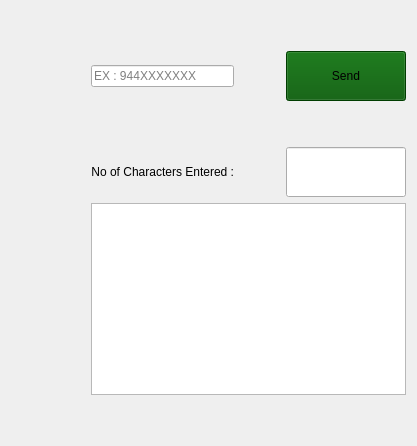
      <widget class="QWidget" name="smsTab">
       <attribute name="title">
        <string>SMS</string>
       </attribute>
       <layout class="QGridLayout" name="gridLayout_10">
        <item row="1" column="5">
         <widget class="QPushButton" name="pushButton_4">
          <property name="sizePolicy">
           <sizepolicy hsizetype="Fixed" vsizetype="Fixed">
            <horstretch>0</horstretch>
            <verstretch>0</verstretch>
           </sizepolicy>
          </property>
          <property name="minimumSize">
           <size>
            <width>120</width>
            <height>50</height>
           </size>
          </property>
          <property name="styleSheet">
           <string notr="true">background-color: rgb(0, 85, 0);</string>
          </property>
          <property name="text">
           <string>Send</string>
          </property>
          <property name="icon">
           <iconset resource="background.qrc">
            <normaloff>:/icon/Icons/Telegram (1).png</normaloff>:/icon/Icons/Telegram (1).png</iconset>
          </property>
          <property name="iconSize">
           <size>
            <width>32</width>
            <height>32</height>
           </size>
          </property>
         </widget>
        </item>
        <item row="3" column="3">
         <widget class="QLabel" name="label_6">
          <property name="styleSheet">
           <string notr="true">background-color: rgba(255, 255, 255, 0);
border-color: rgba(255, 255, 255, 0);</string>
          </property>
          <property name="text">
           <string>&lt;html&gt;&lt;head/&gt;&lt;body&gt;&lt;p align=&quot;right&quot;&gt;No of Characters Entered :&lt;/p&gt;&lt;/body&gt;&lt;/html&gt;</string>
          </property>
         </widget>
        </item>
        <item row="3" column="5">
         <widget class="QLineEdit" name="lineEdit">
          <property name="sizePolicy">
           <sizepolicy hsizetype="Fixed" vsizetype="Fixed">
            <horstretch>0</horstretch>
            <verstretch>0</verstretch>
           </sizepolicy>
          </property>
          <property name="minimumSize">
           <size>
            <width>120</width>
            <height>50</height>
           </size>
          </property>
         </widget>
        </item>
        <item row="1" column="3">
         <widget class="QLineEdit" name="lineEdit_3">
          <property name="placeholderText">
           <string>EX : 944XXXXXXX</string>
          </property>
         </widget>
        </item>
        <item row="1" column="0">
         <spacer name="horizontalSpacer_13">
          <property name="orientation">
           <enum>Qt::Horizontal</enum>
          </property>
          <property name="sizeType">
           <enum>QSizePolicy::Fixed</enum>
          </property>
          <property name="sizeHint" stdset="0">
           <size>
            <width>40</width>
            <height>20</height>
           </size>
          </property>
         </spacer>
        </item>
        <item row="0" column="3">
         <spacer name="verticalSpacer_9">
          <property name="orientation">
           <enum>Qt::Vertical</enum>
          </property>
          <property name="sizeType">
           <enum>QSizePolicy::Fixed</enum>
          </property>
          <property name="sizeHint" stdset="0">
           <size>
            <width>20</width>
            <height>40</height>
           </size>
          </property>
         </spacer>
        </item>
        <item row="1" column="4">
         <spacer name="horizontalSpacer_15">
          <property name="orientation">
           <enum>Qt::Horizontal</enum>
          </property>
          <property name="sizeType">
           <enum>QSizePolicy::Fixed</enum>
          </property>
          <property name="sizeHint" stdset="0">
           <size>
            <width>40</width>
            <height>20</height>
           </size>
          </property>
         </spacer>
        </item>
        <item row="4" column="3" colspan="3">
         <widget class="QPlainTextEdit" name="plainTextEdit"/>
        </item>
        <item row="5" column="3">
         <spacer name="verticalSpacer_10">
          <property name="orientation">
           <enum>Qt::Vertical</enum>
          </property>
          <property name="sizeType">
           <enum>QSizePolicy::Fixed</enum>
          </property>
          <property name="sizeHint" stdset="0">
           <size>
            <width>20</width>
            <height>40</height>
           </size>
          </property>
         </spacer>
        </item>
        <item row="2" column="5">
         <spacer name="verticalSpacer_11">
          <property name="orientation">
           <enum>Qt::Vertical</enum>
          </property>
          <property name="sizeType">
           <enum>QSizePolicy::Fixed</enum>
          </property>
          <property name="sizeHint" stdset="0">
           <size>
            <width>20</width>
            <height>40</height>
           </size>
          </property>
         </spacer>
        </item>
        <item row="3" column="4">
         <spacer name="horizontalSpacer_16">
          <property name="orientation">
           <enum>Qt::Horizontal</enum>
          </property>
          <property name="sizeType">
           <enum>QSizePolicy::Fixed</enum>
          </property>
          <property name="sizeHint" stdset="0">
           <size>
            <width>40</width>
            <height>20</height>
           </size>
          </property>
         </spacer>
        </item>
        <item row="3" column="0">
         <spacer name="horizontalSpacer_18">
          <property name="orientation">
           <enum>Qt::Horizontal</enum>
          </property>
          <property name="sizeType">
           <enum>QSizePolicy::Fixed</enum>
          </property>
          <property name="sizeHint" stdset="0">
           <size>
            <width>40</width>
            <height>20</height>
           </size>
          </property>
         </spacer>
        </item>
        <item row="3" column="1">
         <spacer name="horizontalSpacer_19">
          <property name="orientation">
           <enum>Qt::Horizontal</enum>
          </property>
          <property name="sizeHint" stdset="0">
           <size>
            <width>40</width>
            <height>20</height>
           </size>
          </property>
         </spacer>
        </item>
       </layout>
      </widget>
